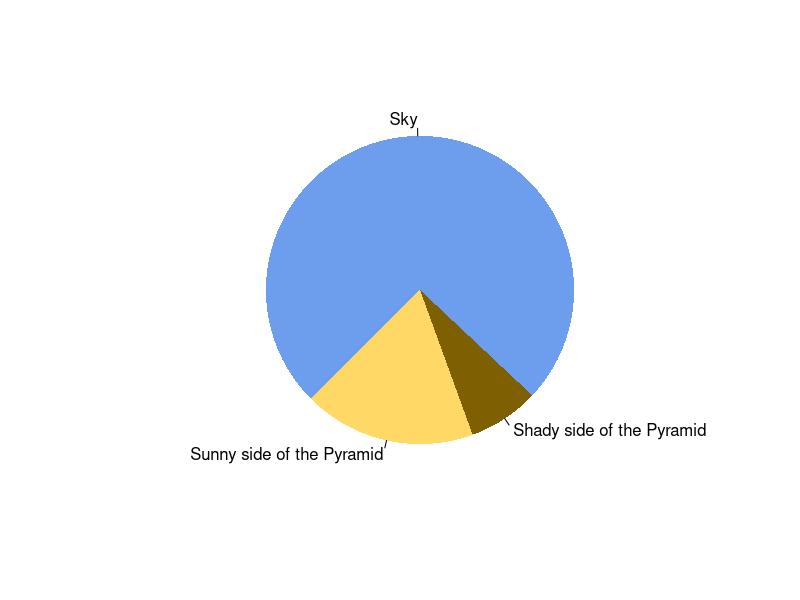

R code for this plot:
pdf("pyramid.pdf")
    pie(
        c(0.17, 0.7, 0.07)
        , c("Sunny side of the Pyramid", "Sky", "Shady side of the Pyramid")
        , init.angle = -70
        , clockwise = T
        , col = c("#FFD866"
        , "#6D9EED"
        , "#7E5F02")
        , border = F
    )
garb <- dev.off()